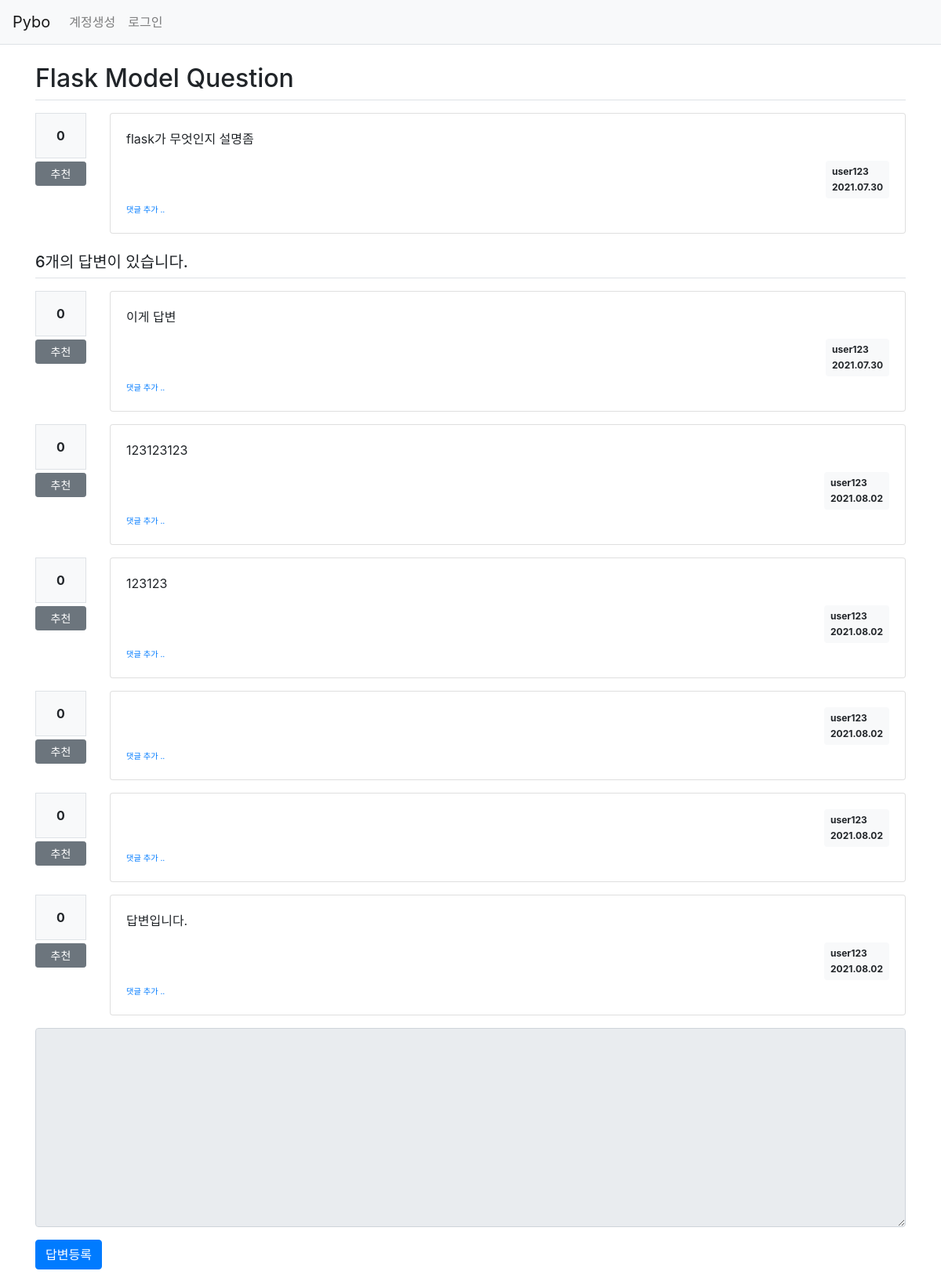
Screenshot of /question/detail/2/ with the database file from the repository.
### pybo/models.py (models this page shows)
class Question(db.Model):
    id = db.Column(db.Integer, primary_key=True)
    subject = db.Column(db.String(200), nullable=False)
    content = db.Column(db.Text(), nullable=False)
    create_date = db.Column(db.DateTime(), nullable=False)
    user_id = db.Column(db.Integer, db.ForeignKey('user.id', ondelete='CASCADE'), nullable=False)
    user = db.relationship('User', backref=db.backref('question_set'))
    modify_date = db.Column(db.DateTime(), nullable=True) # 수정 필드 추가
    voter = db.relationship('User', secondary=question_voter, backref=db.backref('question_voter_set')) # 추천 필드 추가

class User(db.Model):
    id = db.Column(db.Integer, primary_key=True)
    username = db.Column(db.String(150), unique=True, nullable=False)
    password = db.Column(db.String(200), nullable=False)
    email = db.Column(db.String(120), unique=True, nullable=False)

class Answer(db.Model):
    id = db.Column(db.Integer, primary_key=True)
    question_id = db.Column(db.Integer, db.ForeignKey('question.id', ondelete='CASCADE'))
    question = db.relationship('Question', backref=db.backref('answer_set', cascade='all, delete-orphan'))
    content = db.Column(db.Text(), nullable=False)
    create_date = db.Column(db.DateTime(), nullable=False)
    user_id = db.Column(db.Integer, db.ForeignKey('user.id', ondelete='CASCADE'), nullable=False)
    user = db.relationship('User', backref=db.backref('answer_set'))
    modify_date = db.Column(db.DateTime(), nullable=True) # 수정 필드 추가
    voter = db.relationship('User', secondary=answer_voter, backref=db.backref('answer_voter_set'))

### pybo/views/question_views.py (the view)
@bp.route('/detail/<int:question_id>/')
def detail(question_id):
    form = AnswerForm()
    question = Question.query.get_or_404(question_id) #question_id를 받았을 때 없는 id이면 404응답코드를 출력한다.
    return render_template('question/question_detail.html', question=question, form=form)

### pybo/forms.py
class AnswerForm(FlaskForm):
        content = TextAreaField('내용', validators=[DataRequired('내용은 필수입력 항목입니다.')])

### pybo/filter.py (called while the page is built)
def format_datetime(value, fmt='%Y.%m.%d'):
    return value.strftime(fmt)

### pybo/views/auth_views.py (called while the page is built)
@bp.before_app_request
def load_logged_in_user():
    user_id = session.get('user_id')
    if user_id is None:
        g.user = None
    else:
        g.user = User.query.get(user_id)

### pybo/templates/question/question_detail.html (shortened to what this page needs)
{% extends 'base.html' %}
{% block content %}
<div class="container my-3">
    <h2 class="border-bottom py-2">{{ question.subject }}</h2>
    <div class="row my-3">
        <div class="col-1">
            <div class="bg-light text-center p-3 border font-weight-bolder mb-1">{{ question.voter|length }}</div>
            <a href="#" data-uri="{{ url_for('vote.question', question_id=question.id) }}"
               class="recommend btn btn-sm btn-secondary btn-block my-1">추천</a>
        </div>
        <div class="col-11">
            <div class="card">
                <div class="card-body">
                    <div class="card-text">{{ question.content|markdown }}</div>
                    <div class="d-flex justify-content-end">
                        {% if question.modify_date %}
                        <div class="badge badge-light p-2 text-left mx-3">
                            <div class="mb-2">{{ question.user.username }}</div>
                            <div>{{ question.modify_date|datetime }} (수정)</div>
                        </div>
                        {% else %}
                        <div class="badge badge-light p-2 text-left">
                            <div class="mb-2">{{ question.user.username }}</div>
                            <div>{{ question.create_date|datetime }}</div>
                        </div>
                        {% endif %}
                    </div>
                    <div>
                        <a href="{{ url_for('comment.create_question', question_id=question.id) }}"
                           class="small"><small>댓글 추가 ..</small></a>
                    </div>
                </div>
            </div>
        </div>
    </div>
    <h5 class="border-bottom my-3 py-2">{{ question.answer_set|length }}개의 답변이 있습니다.</h5>
    {% for answer in question.answer_set %}
    <div class="row my-3">
        <div class="col-1">
            <div class="bg-light text-center p-3 border font-weight-bolder mb-1">{{ answer.voter|length }}</div>
            <a href="#" data-uri="{{ url_for('vote.answer', answer_id=answer.id) }}"
                class="recommend btn btn-sm btn-secondary btn-block my-1">추천</a>
        </div>
        <div class="col-11">
            <div class="card">
                <div class="card-body">
                    <div class="card-text">{{ answer.content|markdown }}</div>
                    <div class="d-flex justify-content-end">
                        {% if answer.modify_date %}
                        <div class="badge badge-light p-2 text-left mx-3">
                            <div class="mb-2">{{ answer.user.username }}</div>
                            <div>{{ answer.modify_date|datetime }}(수정)</div>
                        </div>
                        {% else %}
                        <div class="badge badge-light p-2 text-left">
                            <div class="mb-2">{{ answer.user.username }}</div>
                            <div>{{ answer.create_date|datetime }}</div>
                        </div>
                        {% endif %}
                    </div>
                    <div>
                        <a href="{{ url_for('comment.create_answer', answer_id=answer.id) }}"
                           class="small"><small>댓글 추가 ..</small></a>
                    </div>
                </div>
            </div>
        </div>
    </div>
    {% endfor %}
    <form action="{{ url_for('answer.create', question_id=question.id) }}" method="post" class="my-3">
        <div class="form-group">
            <textarea {% if not g.user %}disabled{% endif %}
                    name="content" id="content" class="form-control" rows="10"></textarea>
        </div>
        <input type="submit" value="답변등록" class="btn btn-primary">
    </form>
</div>
{% endblock %}

### rows the page displays
Question: subject "Flask Model Question", content "flask가 무엇인지 설명좀", create_date "2021.07.30"
User: user.username "user123"
Answer: voter|length "0", content "이게 답변", user.username "user123", create_date "2021.07.30"
Answer: voter|length "0", content "123123123", user.username "user123", create_date "2021.08.02"
Answer: voter|length "0", content "123123", user.username "user123", create_date "2021.08.02"
Answer: voter|length "0", user.username "user123", create_date "2021.08.02"
Answer: voter|length "0", user.username "user123", create_date "2021.08.02"
Answer: voter|length "0", content "답변입니다.", user.username "user123", create_date "2021.08.02"

### other values shown
{{ question.voter|length }} "0"
{{ question.answer_set|length }} "6"
